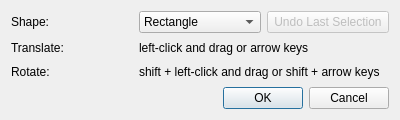
<?xml version="1.0" encoding="UTF-8"?>
<ui version="4.0">
 <class>mask_regions_dialog</class>
 <widget class="QDialog" name="mask_regions_dialog">
  <property name="geometry">
   <rect>
    <x>0</x>
    <y>0</y>
    <width>400</width>
    <height>120</height>
   </rect>
  </property>
  <property name="windowTitle">
   <string>Mask Region</string>
  </property>
  <layout class="QGridLayout" name="gridLayout">
   <item row="0" column="1">
    <widget class="QComboBox" name="shape">
     <item>
      <property name="text">
       <string>Rectangle</string>
      </property>
     </item>
     <item>
      <property name="text">
       <string>Ellipse</string>
      </property>
     </item>
    </widget>
   </item>
   <item row="1" column="1" colspan="2">
    <widget class="QLabel" name="translate_instructions_label">
     <property name="text">
      <string>left-click and drag or arrow keys</string>
     </property>
    </widget>
   </item>
   <item row="0" column="0">
    <widget class="QLabel" name="label">
     <property name="text">
      <string>Shape:</string>
     </property>
    </widget>
   </item>
   <item row="0" column="2">
    <widget class="QPushButton" name="undo">
     <property name="enabled">
      <bool>false</bool>
     </property>
     <property name="text">
      <string>Undo Last Selection</string>
     </property>
    </widget>
   </item>
   <item row="2" column="0">
    <widget class="QLabel" name="rotate_label">
     <property name="text">
      <string>Rotate:</string>
     </property>
    </widget>
   </item>
   <item row="1" column="0">
    <widget class="QLabel" name="translate_label">
     <property name="text">
      <string>Translate:</string>
     </property>
    </widget>
   </item>
   <item row="2" column="1" colspan="2">
    <widget class="QLabel" name="rotate_instructions_label">
     <property name="text">
      <string>shift + left-click and drag or shift + arrow keys</string>
     </property>
     <property name="wordWrap">
      <bool>false</bool>
     </property>
    </widget>
   </item>
   <item row="4" column="0" colspan="3">
    <widget class="QDialogButtonBox" name="button_box">
     <property name="standardButtons">
      <set>QDialogButtonBox::Cancel|QDialogButtonBox::Ok</set>
     </property>
    </widget>
   </item>
  </layout>
 </widget>
 <tabstops>
  <tabstop>shape</tabstop>
  <tabstop>undo</tabstop>
 </tabstops>
 <resources/>
 <connections>
  <connection>
   <sender>button_box</sender>
   <signal>accepted()</signal>
   <receiver>mask_regions_dialog</receiver>
   <slot>accept()</slot>
   <hints>
    <hint type="sourcelabel">
     <x>91</x>
     <y>68</y>
    </hint>
    <hint type="destinationlabel">
     <x>91</x>
     <y>48</y>
    </hint>
   </hints>
  </connection>
  <connection>
   <sender>button_box</sender>
   <signal>rejected()</signal>
   <receiver>mask_regions_dialog</receiver>
   <slot>reject()</slot>
   <hints>
    <hint type="sourcelabel">
     <x>91</x>
     <y>68</y>
    </hint>
    <hint type="destinationlabel">
     <x>91</x>
     <y>48</y>
    </hint>
   </hints>
  </connection>
 </connections>
</ui>
